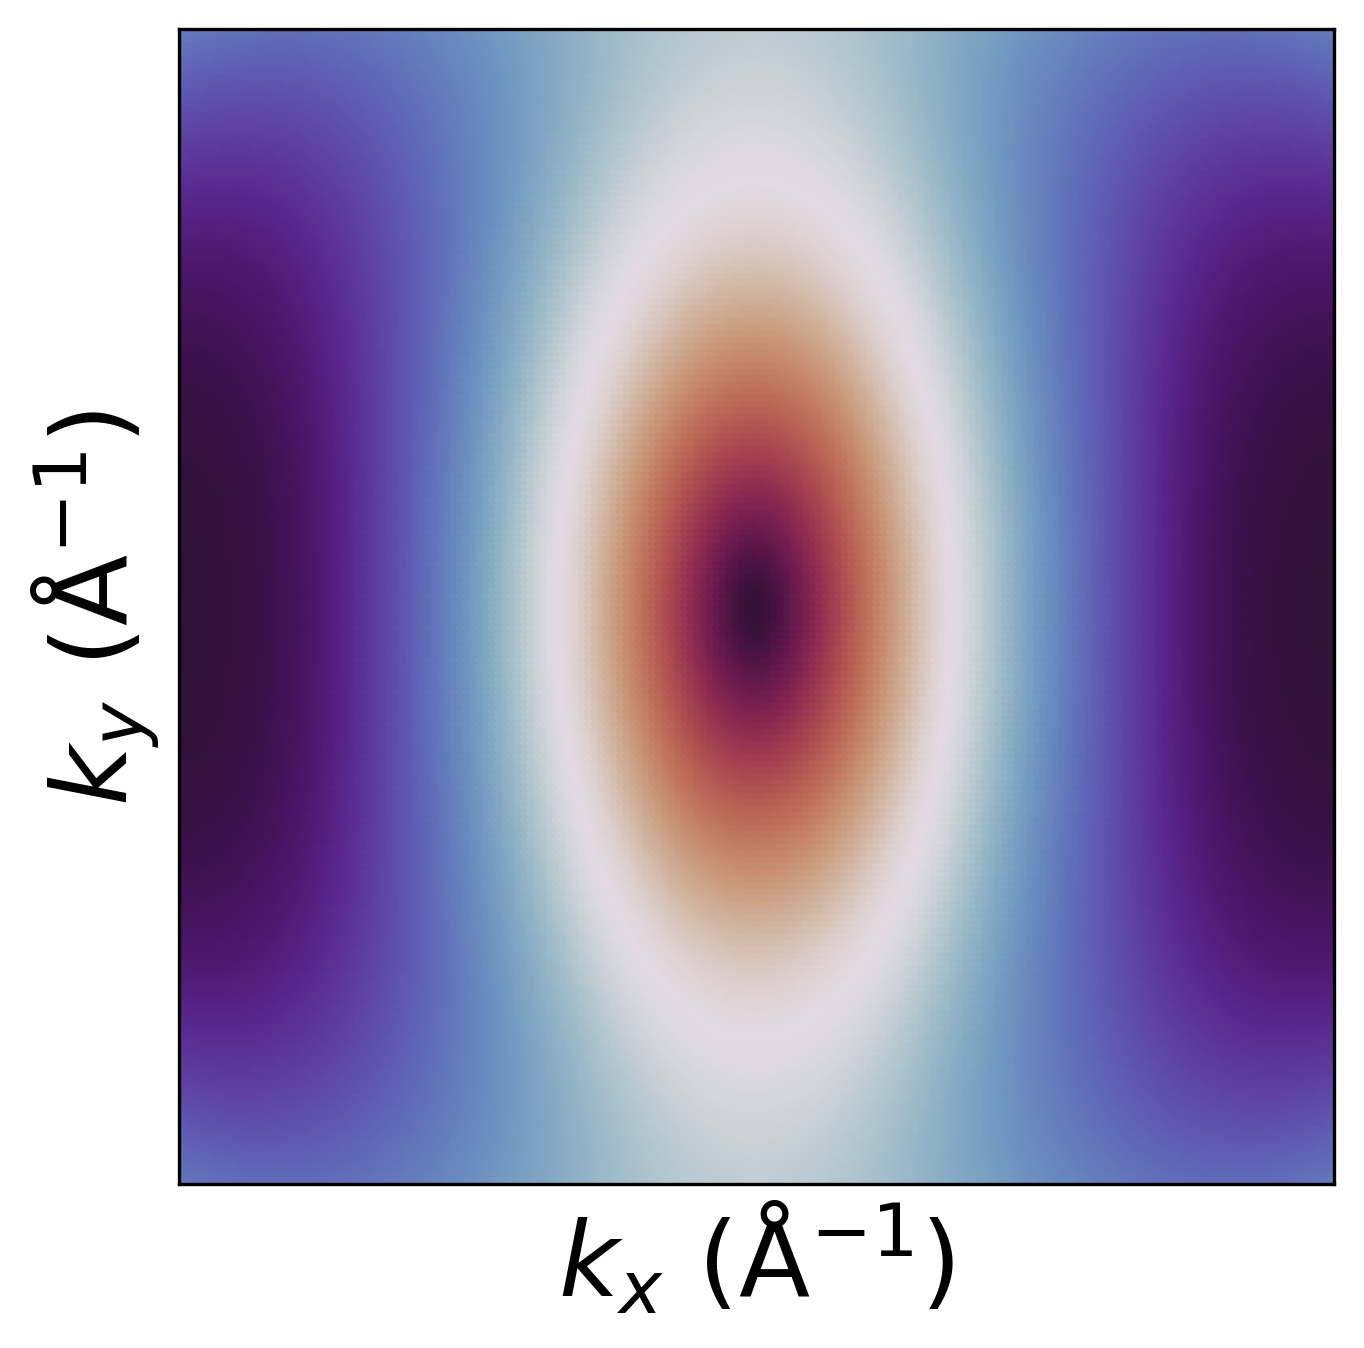

The script that saved this image:
import matplotlib.pyplot as plt
import numpy as np


data = np.loadtxt("dispersion.txt", skiprows=1).T


# There is NxN pints in the data

kx = data[0]
ky = data[1]
energy = data[2]


limit = 0.2
# Filter an array
energy = energy[kx > -limit]
ky = ky[kx > -limit]
kx = kx[kx > -limit]

energy = energy[kx < limit]
ky = ky[kx < limit]
kx = kx[kx < limit]

energy = energy[ky > -limit]
kx = kx[ky > -limit]
ky = ky[ky > -limit]

energy = energy[ky < limit]
kx = kx[ky < limit]
ky = ky[ky < limit]

fig, ax = plt.subplots(figsize=(6, 5))


ax.scatter(kx, ky, c=energy, cmap="twilight_shifted_r", s=4)

ax.set_aspect("equal")


ax.set_xlabel(R"$k_x$ ($\mathrm{\AA^{-1}}$)", fontsize=25)
ax.set_ylabel(R"$k_y$ ($\mathrm{\AA^{-1}}$)", fontsize=25)

ax.set_xticks([])
ax.set_yticks([])

ax.set_xlim(kx.min(), kx.max())
ax.set_ylim(ky.min(), ky.max())

plt.savefig("scatter-2.png", dpi=300, bbox_inches="tight")
plt.close()
